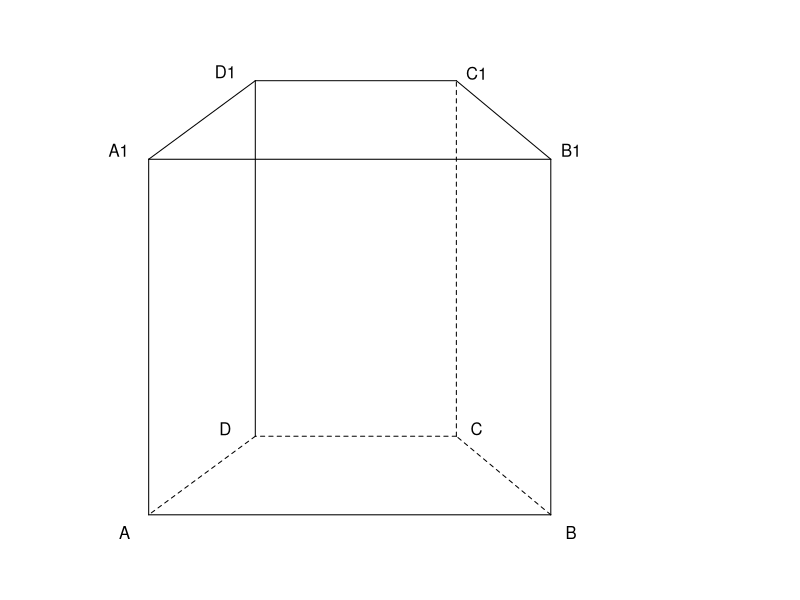
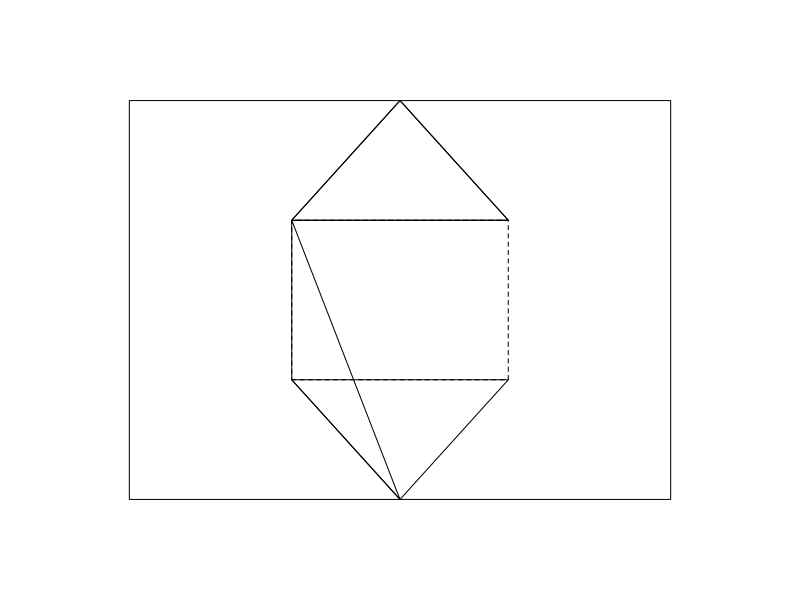
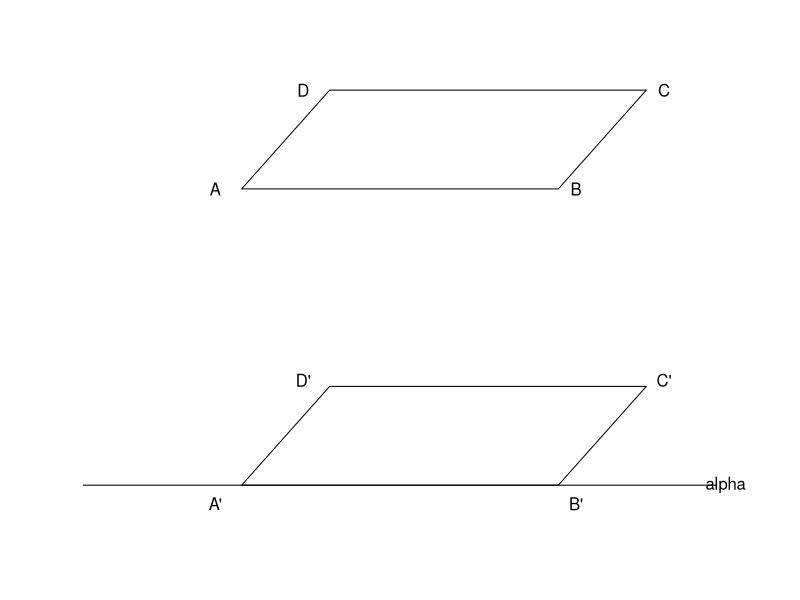
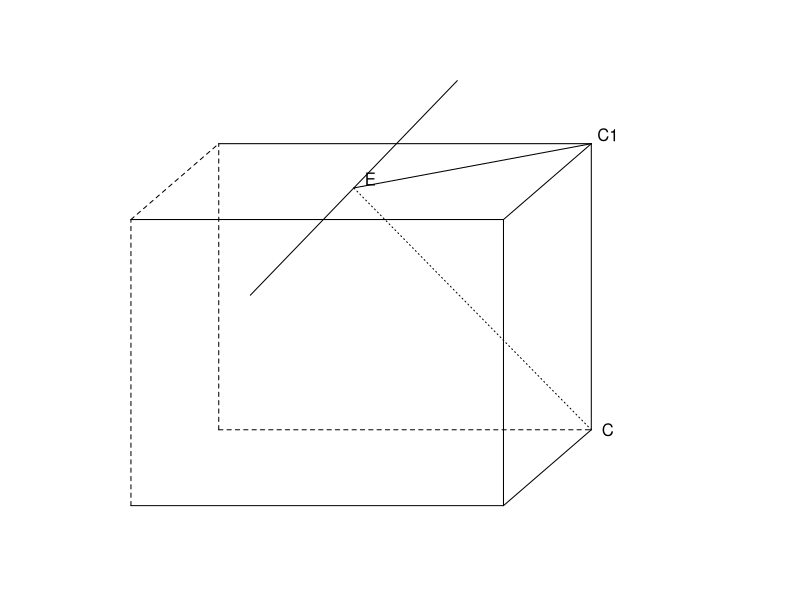
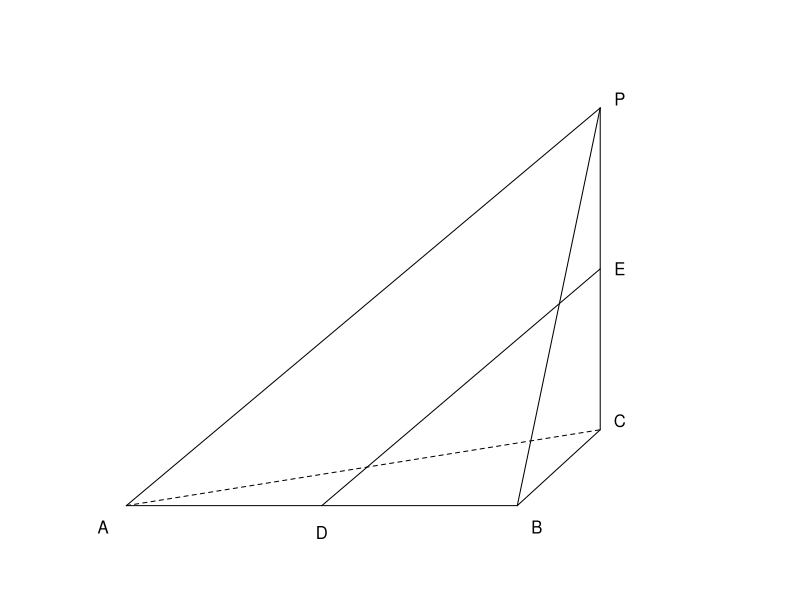
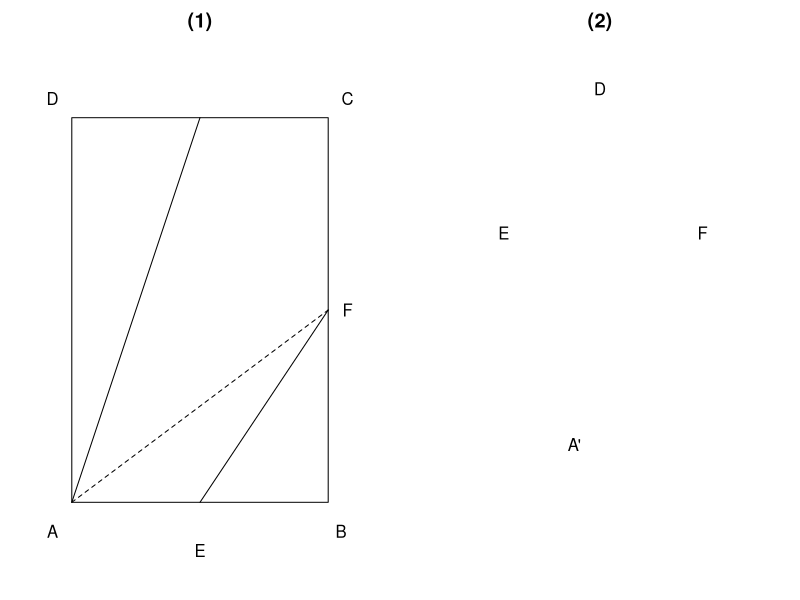
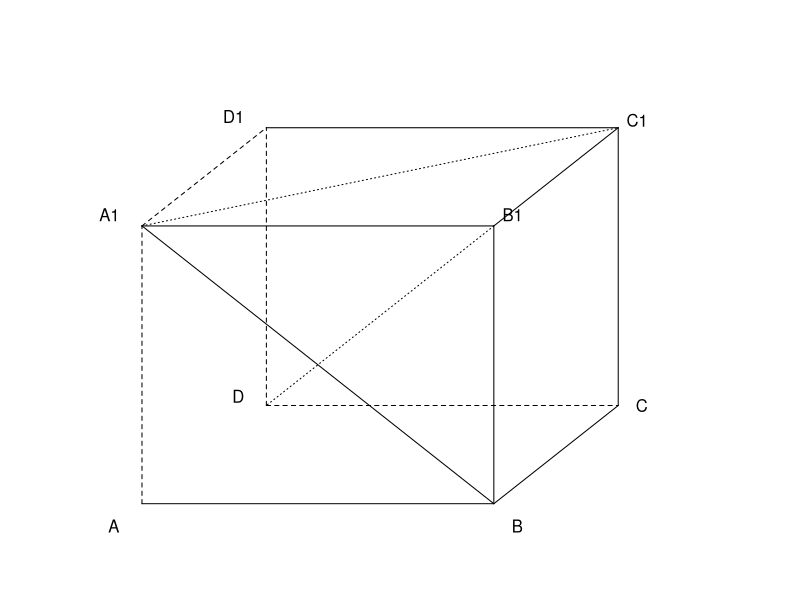
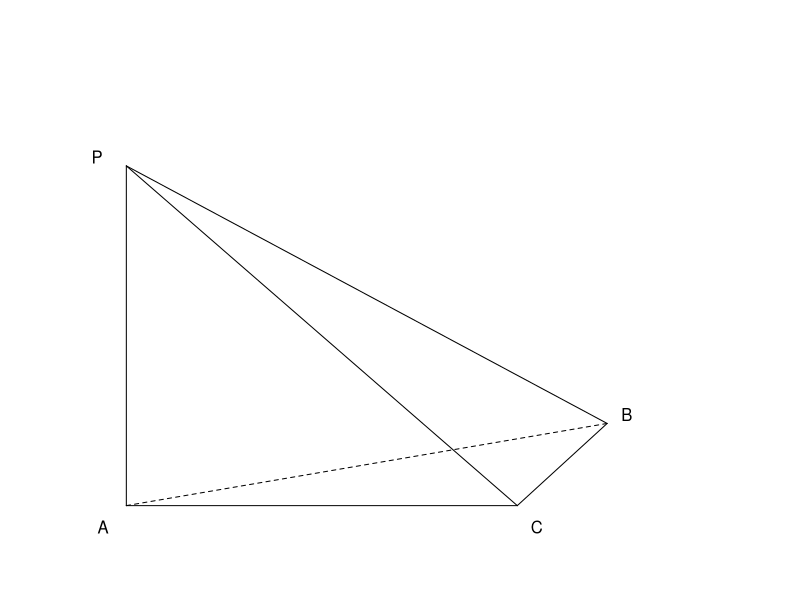

Recreate these plots in R, in order.
setwd("C:/Users/18904/Github/senior-mathematics/codes")
if(!dir.exists("../figures"))dir.create("../figures")
K=0.3535534
# week53-1: 直角梯形底面直四棱柱斜二测直观图
draw1=function(){
  par(mar=c(1,1,1,1))
  sx=function(x,y)x+K*y; sy=function(y,z)z+K*y
  P=function(x,y,z)c(sx(x,y),sy(y,z))
  h=2.4
  A=P(0,0,0);B=P(2,0,0);C=P(1,1.5,0);D=P(0,1.5,0)
  A1=P(0,0,h);B1=P(2,0,h);C1=P(1,1.5,h);D1=P(0,1.5,h)
  plot(0,0,xlim=c(-0.5,3.0),ylim=c(-0.3,3.2),type="n",axes=FALSE,xlab="",ylab="")
  seg=function(p,q,lty=1)segments(p[1],p[2],q[1],q[2],lty=lty)
  seg(A,B);seg(B,C,lty=2);seg(C,D,lty=2);seg(D,A,lty=2)
  seg(A,A1);seg(B,B1);seg(C,C1,lty=2);seg(D,D1)
  seg(A1,B1);seg(B1,C1);seg(C1,D1);seg(D1,A1)
  text(A[1]-0.12,A[2]-0.12,"A");text(B[1]+0.1,B[2]-0.12,"B");text(C[1]+0.1,C[2]+0.05,"C");text(D[1]-0.15,D[2]+0.05,"D")
  text(A1[1]-0.15,A1[2]+0.06,"A1");text(B1[1]+0.1,B1[2]+0.06,"B1");text(C1[1]+0.1,C1[2]+0.05,"C1");text(D1[1]-0.15,D1[2]+0.06,"D1")
}
pdf("../figures/week53-1.pdf",width=4,height=4);draw1();dev.off()
svglite::svglite("../figures/week53-1.svg",width=4,height=4);draw1();dev.off()
# week53-2: 正方形铁片(中间正方形+四个全等等腰三角形)
draw2=function(){
  par(mar=c(1,1,1,1))
  plot(0,0,xlim=c(-1.3,1.3),ylim=c(-1.3,1.3),type="n",axes=FALSE,xlab="",ylab="")
  rect(-1,-1,1,1)
  rect(-0.4,-0.4,0.4,0.4,lty=2)
  polygon(c(-0.4,0.4,0),c(0.4,0.4,1),border=1)
  polygon(c(-0.4,0.4,0),c(-0.4,-0.4,-1),border=1)
  polygon(c(-0.4,-0.4,0),c(-0.4,0.4,-1),border=1)
  polygon(c(0.4,-0.4,0),c(0.4,0.4,1),border=1)
}
pdf("../figures/week53-2.pdf",width=4,height=4);draw2();dev.off()
svglite::svglite("../figures/week53-2.svg",width=4,height=4);draw2();dev.off()
# week53-3: 平行四边形 ABCD 在平面 alpha 上的投影
draw3=function(){
  par(mar=c(1,1,1,1))
  plot(0,0,xlim=c(-0.5,3.5),ylim=c(-1.6,2.6),type="n",axes=FALSE,xlab="",ylab="")
  segments(-0.3,-1,3.3,-1)
  A=c(0.6,1.4);B=c(2.4,1.4);C=c(2.9,2.2);D=c(1.1,2.2)
  A2=c(0.6,-1);B2=c(2.4,-1);C2=c(2.9,-0.2);D2=c(1.1,-0.2)
  polygon(rbind(A,B,C,D),border=1)
  polygon(rbind(A2,B2,C2,D2),border=1)
  for(v in list(c(A,A2),c(B,B2),c(C,C2),c(D,D2)))segments(v[[1]][1],v[[1]][2],v[[2]][1],v[[2]][2],lty=2)
  text(A[1]-0.15,A[2],"A");text(B[1]+0.1,B[2],"B");text(C[1]+0.1,C[2],"C");text(D[1]-0.15,D[2],"D")
  text(A2[1]-0.15,A2[2]-0.15,"A'");text(B2[1]+0.1,B2[2]-0.15,"B'");text(C2[1]+0.1,C2[2]+0.05,"C'");text(D2[1]-0.15,D2[2]+0.05,"D'")
  text(3.35,-1,"alpha")
}
pdf("../figures/week53-3.pdf",width=4,height=4);draw3();dev.off()
svglite::svglite("../figures/week53-3.svg",width=4,height=4);draw3();dev.off()
# week53-4: 正方体上底面点E 过E画与CE垂直的直线
draw4=function(){
  par(mar=c(1,1,1,1))
  w=1.8;d=1.2;h=1.6
  sx=function(x,y)x+K*y; sy=function(y,z)z+K*y
  P=function(x,y,z)c(sx(x,y),sy(y,z))
  A=P(0,0,0);B=P(w,0,0);C=P(w,d,0);D=P(0,d,0)
  A1=P(0,0,h);B1=P(w,0,h);C1=P(w,d,h);D1=P(0,d,h)
  E=P(0.9,0.5,h)
  plot(0,0,xlim=c(-0.4,3.0),ylim=c(-0.3,2.6),type="n",axes=FALSE,xlab="",ylab="")
  seg=function(p,q,lty=1)segments(p[1],p[2],q[1],q[2],lty=lty)
  seg(A,B);seg(B,C);seg(A,A1,lty=2);seg(B,B1);seg(C,C1);seg(A1,B1);seg(B1,C1);seg(C1,D1);seg(A1,D1,lty=2)
  seg(D,C,lty=2);seg(D,D1,lty=2)
  seg(C1,E);seg(C,E,lty=3)
  l1=E+c(-0.5,-0.6);l2=E+c(0.5,0.6)
  seg(l1,l2)
  text(E[1]+0.08,E[2]+0.05,"E");text(C[1]+0.08,C[2],"C");text(C1[1]+0.08,C1[2]+0.05,"C1")
}
pdf("../figures/week53-4.pdf",width=4,height=4);draw4();dev.off()
svglite::svglite("../figures/week53-4.svg",width=4,height=4);draw4();dev.off()
# week53-5: 三棱锥 P-ABC (PC垂直底面 AB垂直BC D,E为中点)
draw5=function(){
  par(mar=c(1,1,1,1))
  sx=function(x,y)x+K*y; sy=function(y,z)z+K*y
  P=function(x,y,z)c(sx(x,y),sy(y,z))
  A=P(0,0,0);B=P(2,0,0);C=P(2,1.2,0);Pt=P(2,1.2,1.8)
  D=(A+B)/2;E=(Pt+C)/2
  plot(0,0,xlim=c(-0.4,3.2),ylim=c(-0.3,2.6),type="n",axes=FALSE,xlab="",ylab="")
  seg=function(p,q,lty=1)segments(p[1],p[2],q[1],q[2],lty=lty)
  seg(A,B);seg(B,C);seg(A,C,lty=2)
  seg(Pt,C);seg(Pt,A);seg(Pt,B)
  seg(D,E)
  text(A[1]-0.12,A[2]-0.12,"A");text(B[1]+0.1,B[2]-0.12,"B");text(C[1]+0.1,C[2]+0.05,"C");text(Pt[1]+0.1,Pt[2]+0.05,"P")
  text(D[1],D[2]-0.15,"D");text(E[1]+0.1,E[2],"E")
}
pdf("../figures/week53-5.pdf",width=4,height=4);draw5();dev.off()
svglite::svglite("../figures/week53-5.svg",width=4,height=4);draw5();dev.off()
# week53-6: 正方形折起(A,B,C重合于A')
draw6=function(){
  par(mfrow=c(1,2),mar=c(1,1,2,1))
  # 左: 折叠前正方形
  plot(0,0,xlim=c(-0.3,2.3),ylim=c(-0.3,2.3),type="n",axes=FALSE,main="(1)")
  rect(0,0,2,2)
  E=c(1,0);F=c(2,1)
  segments(0,0,1,2);segments(1,0,2,1);segments(0,0,2,1,lty=2)
  text(-0.15,-0.15,"A");text(2.1,-0.15,"B");text(2.15,2.1,"C");text(-0.15,2.1,"D")
  text(E[1],E[2]-0.25,"E");text(F[1]+0.15,F[2],"F")
  # 右: 折叠后四面体 A'-EFD
  plot(0,0,xlim=c(-0.3,2.3),ylim=c(-0.3,2.3),type="n",axes=FALSE,main="(2)")
  Ap=c(1,0.4);E2=c(0.4,1.4);F2=c(1.7,1.4);D2=c(1,2.0)
  for(e in list(c(Ap,E2),c(Ap,F2),c(Ap,D2),c(E2,F2),c(E2,D2),c(F2,D2)))segments(e[[1]][1],e[[1]][2],e[[2]][1],e[[2]][2])
  text(Ap[1]-0.2,Ap[2]-0.1,"A'");text(E2[1]-0.15,E2[2],"E");text(F2[1]+0.1,F2[2],"F");text(D2[1],D2[2]+0.15,"D")
}
pdf("../figures/week53-6.pdf",width=8,height=4);draw6();dev.off()
svglite::svglite("../figures/week53-6.svg",width=8,height=4);draw6();dev.off()
# week53-7: 正方体 ABCD-A1B1C1D1 (B1D 与面 A1BC1)
draw7=function(){
  par(mar=c(1,1,1,1))
  s=1.5
  sx=function(x,y)x+K*y; sy=function(y,z)z+K*y
  P=function(x,y,z)c(sx(x,y),sy(y,z))
  A=P(0,0,0);B=P(s,0,0);C=P(s,s,0);D=P(0,s,0)
  A1=P(0,0,s);B1=P(s,0,s);C1=P(s,s,s);D1=P(0,s,s)
  plot(0,0,xlim=c(-0.4,2.6),ylim=c(-0.3,2.5),type="n",axes=FALSE,xlab="",ylab="")
  seg=function(p,q,lty=1)segments(p[1],p[2],q[1],q[2],lty=lty)
  seg(A,B);seg(B,C);seg(A,A1,lty=2);seg(B,B1);seg(C,C1);seg(A1,B1);seg(B1,C1);seg(C1,D1);seg(A1,D1,lty=2)
  seg(D,C,lty=2);seg(D,D1,lty=2)
  seg(B1,D,lty=3)
  seg(A1,B);seg(A1,C1,lty=3)
  text(A[1]-0.12,A[2]-0.12,"A");text(B[1]+0.1,B[2]-0.12,"B");text(C[1]+0.1,C[2],"C");text(D[1]-0.12,D[2]+0.05,"D")
  text(A1[1]-0.14,A1[2]+0.06,"A1");text(B1[1]+0.08,B1[2]+0.06,"B1");text(C1[1]+0.08,C1[2]+0.04,"C1");text(D1[1]-0.14,D1[2]+0.06,"D1")
}
pdf("../figures/week53-7.pdf",width=4,height=4);draw7();dev.off()
svglite::svglite("../figures/week53-7.svg",width=4,height=4);draw7();dev.off()
# week53-8: 三棱锥 P-ABC (角ACB=90 PA垂直底面)
draw8=function(){
  par(mar=c(1,1,1,1))
  sx=function(x,y)x+K*y; sy=function(y,z)z+K*y
  P=function(x,y,z)c(sx(x,y),sy(y,z))
  A=P(0,0,0);C=P(2,0,0);B=P(2,1.3,0);Pt=P(0,0,1.9)
  plot(0,0,xlim=c(-0.4,3.2),ylim=c(-0.3,2.6),type="n",axes=FALSE,xlab="",ylab="")
  seg=function(p,q,lty=1)segments(p[1],p[2],q[1],q[2],lty=lty)
  seg(A,C);seg(C,B);seg(A,B,lty=2)
  seg(Pt,A);seg(Pt,C);seg(Pt,B)
  text(A[1]-0.12,A[2]-0.12,"A");text(C[1]+0.1,C[2]-0.12,"C");text(B[1]+0.1,B[2]+0.05,"B");text(Pt[1]-0.15,Pt[2]+0.05,"P")
}
pdf("../figures/week53-8.pdf",width=4,height=4);draw8();dev.off()
svglite::svglite("../figures/week53-8.svg",width=4,height=4);draw8();dev.off()
# week53-9: 四棱锥 P-ABCD (面PAD正三角形垂直底面 M为PD中点)
draw9=function(){
  par(mar=c(1,1,1,1))
  sx=function(x,y)x+K*y; sy=function(y,z)z+K*y
  P=function(x,y,z)c(sx(x,y),sy(y,z))
  A=P(0,0,0);D=P(2,0,0);B=P(0,1.4,0);C=P(2,1.4,0)
  Pt=P(1,0,1.7)
  M=(Pt+D)/2
  plot(0,0,xlim=c(-0.4,3.0),ylim=c(-0.3,2.4),type="n",axes=FALSE,xlab="",ylab="")
  seg=function(p,q,lty=1)segments(p[1],p[2],q[1],q[2],lty=lty)
  seg(A,B);seg(B,C);seg(C,D);seg(A,D)
  seg(Pt,A);seg(Pt,B);seg(Pt,C);seg(Pt,D)
  seg(A,M,lty=2)
  text(A[1]-0.12,A[2]-0.12,"A");text(D[1]+0.1,D[2]-0.12,"D");text(B[1]-0.12,B[2]+0.05,"B");text(C[1]+0.1,C[2]+0.05,"C")
  text(Pt[1]-0.05,Pt[2]+0.1,"P");text(M[1]+0.12,M[2]+0.02,"M")
}
pdf("../figures/week53-9.pdf",width=4,height=4);draw9();dev.off()
svglite::svglite("../figures/week53-9.svg",width=4,height=4);draw9();dev.off()
